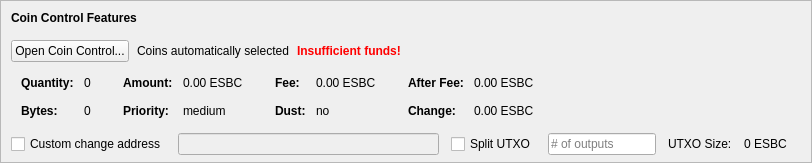
    <widget class="QFrame" name="frameCoinControl">
     <property name="sizePolicy">
      <sizepolicy hsizetype="Expanding" vsizetype="Expanding">
       <horstretch>0</horstretch>
       <verstretch>0</verstretch>
      </sizepolicy>
     </property>
     <property name="maximumSize">
      <size>
       <width>16777215</width>
       <height>16777215</height>
      </size>
     </property>
     <property name="frameShape">
      <enum>QFrame::StyledPanel</enum>
     </property>
     <property name="frameShadow">
      <enum>QFrame::Sunken</enum>
     </property>
     <layout class="QVBoxLayout" name="verticalLayoutCoinControl2">
      <property name="spacing">
       <number>0</number>
      </property>
      <property name="leftMargin">
       <number>0</number>
      </property>
      <property name="topMargin">
       <number>0</number>
      </property>
      <property name="rightMargin">
       <number>0</number>
      </property>
      <property name="bottomMargin">
       <number>6</number>
      </property>
      <item>
       <layout class="QVBoxLayout" name="verticalLayoutCoinControl" stretch="0,0,0,0,1">
        <property name="spacing">
         <number>0</number>
        </property>
        <property name="leftMargin">
         <number>10</number>
        </property>
        <property name="topMargin">
         <number>10</number>
        </property>
        <item>
         <layout class="QHBoxLayout" name="horizontalLayoutCoinControl1">
          <property name="bottomMargin">
           <number>15</number>
          </property>
          <item>
           <widget class="QLabel" name="labelCoinControlFeatures">
            <property name="sizePolicy">
             <sizepolicy hsizetype="Preferred" vsizetype="Maximum">
              <horstretch>0</horstretch>
              <verstretch>0</verstretch>
             </sizepolicy>
            </property>
            <property name="font">
             <font>
              <weight>75</weight>
              <bold>true</bold>
             </font>
            </property>
            <property name="styleSheet">
             <string notr="true">font-weight:bold;</string>
            </property>
            <property name="text">
             <string>Coin Control Features</string>
            </property>
           </widget>
          </item>
         </layout>
        </item>
        <item>
         <layout class="QHBoxLayout" name="horizontalLayoutCoinControl2" stretch="0,0,0,0">
          <property name="spacing">
           <number>8</number>
          </property>
          <property name="bottomMargin">
           <number>10</number>
          </property>
          <item>
           <widget class="QPushButton" name="pushButtonCoinControl">
            <property name="styleSheet">
             <string notr="true"/>
            </property>
            <property name="text">
             <string>Open Coin Control...</string>
            </property>
            <property name="autoDefault">
             <bool>false</bool>
            </property>
           </widget>
          </item>
          <item>
           <widget class="QLabel" name="labelCoinControlAutomaticallySelected">
            <property name="text">
             <string>Coins automatically selected</string>
            </property>
            <property name="margin">
             <number>5</number>
            </property>
           </widget>
          </item>
          <item>
           <widget class="QLabel" name="labelCoinControlInsuffFunds">
            <property name="font">
             <font>
              <weight>75</weight>
              <bold>true</bold>
             </font>
            </property>
            <property name="styleSheet">
             <string notr="true">color:red;font-weight:bold;</string>
            </property>
            <property name="text">
             <string>Insufficient funds!</string>
            </property>
            <property name="margin">
             <number>5</number>
            </property>
           </widget>
          </item>
          <item>
           <spacer name="horizontalSpacerCoinControl">
            <property name="orientation">
             <enum>Qt::Horizontal</enum>
            </property>
            <property name="sizeHint" stdset="0">
             <size>
              <width>40</width>
              <height>1</height>
             </size>
            </property>
           </spacer>
          </item>
         </layout>
        </item>
        <item>
         <widget class="QWidget" name="widgetCoinControl" native="true">
          <property name="sizePolicy">
           <sizepolicy hsizetype="Preferred" vsizetype="Preferred">
            <horstretch>0</horstretch>
            <verstretch>0</verstretch>
           </sizepolicy>
          </property>
          <property name="minimumSize">
           <size>
            <width>0</width>
            <height>0</height>
           </size>
          </property>
          <property name="styleSheet">
           <string notr="true"/>
          </property>
          <layout class="QHBoxLayout" name="horizontalLayoutCoinControl5">
           <property name="leftMargin">
            <number>0</number>
           </property>
           <property name="topMargin">
            <number>0</number>
           </property>
           <property name="rightMargin">
            <number>0</number>
           </property>
           <property name="bottomMargin">
            <number>0</number>
           </property>
           <item>
            <layout class="QHBoxLayout" name="horizontalLayoutCoinControl3" stretch="0,0,0,1">
             <property name="spacing">
              <number>20</number>
             </property>
             <property name="topMargin">
              <number>0</number>
             </property>
             <property name="bottomMargin">
              <number>10</number>
             </property>
             <item>
              <layout class="QFormLayout" name="formLayoutCoinControl1">
               <property name="horizontalSpacing">
                <number>10</number>
               </property>
               <property name="verticalSpacing">
                <number>14</number>
               </property>
               <property name="leftMargin">
                <number>10</number>
               </property>
               <property name="topMargin">
                <number>4</number>
               </property>
               <property name="rightMargin">
                <number>6</number>
               </property>
               <item row="0" column="0">
                <widget class="QLabel" name="labelCoinControlQuantityText">
                 <property name="font">
                  <font>
                   <weight>75</weight>
                   <bold>true</bold>
                  </font>
                 </property>
                 <property name="text">
                  <string>Quantity:</string>
                 </property>
                 <property name="margin">
                  <number>0</number>
                 </property>
                </widget>
               </item>
               <item row="0" column="1">
                <widget class="QLabel" name="labelCoinControlQuantity">
                 <property name="cursor">
                  <cursorShape>IBeamCursor</cursorShape>
                 </property>
                 <property name="contextMenuPolicy">
                  <enum>Qt::ActionsContextMenu</enum>
                 </property>
                 <property name="text">
                  <string notr="true">0</string>
                 </property>
                 <property name="margin">
                  <number>0</number>
                 </property>
                 <property name="textInteractionFlags">
                  <set>Qt::LinksAccessibleByMouse|Qt::TextSelectableByKeyboard|Qt::TextSelectableByMouse</set>
                 </property>
                </widget>
               </item>
               <item row="1" column="0">
                <widget class="QLabel" name="labelCoinControlBytesText">
                 <property name="font">
                  <font>
                   <weight>75</weight>
                   <bold>true</bold>
                  </font>
                 </property>
                 <property name="text">
                  <string>Bytes:</string>
                 </property>
                </widget>
               </item>
               <item row="1" column="1">
                <widget class="QLabel" name="labelCoinControlBytes">
                 <property name="cursor">
                  <cursorShape>IBeamCursor</cursorShape>
                 </property>
                 <property name="contextMenuPolicy">
                  <enum>Qt::ActionsContextMenu</enum>
                 </property>
                 <property name="text">
                  <string notr="true">0</string>
                 </property>
                 <property name="textInteractionFlags">
                  <set>Qt::LinksAccessibleByMouse|Qt::TextSelectableByKeyboard|Qt::TextSelectableByMouse</set>
                 </property>
                </widget>
               </item>
              </layout>
             </item>
             <item>
              <layout class="QFormLayout" name="formLayoutCoinControl2">
               <property name="horizontalSpacing">
                <number>10</number>
               </property>
               <property name="verticalSpacing">
                <number>14</number>
               </property>
               <property name="leftMargin">
                <number>6</number>
               </property>
               <property name="topMargin">
                <number>4</number>
               </property>
               <property name="rightMargin">
                <number>6</number>
               </property>
               <item row="0" column="0">
                <widget class="QLabel" name="labelCoinControlAmountText">
                 <property name="font">
                  <font>
                   <weight>75</weight>
                   <bold>true</bold>
                  </font>
                 </property>
                 <property name="text">
                  <string>Amount:</string>
                 </property>
                 <property name="margin">
                  <number>0</number>
                 </property>
                </widget>
               </item>
               <item row="0" column="1">
                <widget class="QLabel" name="labelCoinControlAmount">
                 <property name="cursor">
                  <cursorShape>IBeamCursor</cursorShape>
                 </property>
                 <property name="contextMenuPolicy">
                  <enum>Qt::ActionsContextMenu</enum>
                 </property>
                 <property name="text">
                  <string notr="true">0.00 ESBC</string>
                 </property>
                 <property name="textInteractionFlags">
                  <set>Qt::LinksAccessibleByMouse|Qt::TextSelectableByKeyboard|Qt::TextSelectableByMouse</set>
                 </property>
                </widget>
               </item>
               <item row="1" column="0">
                <widget class="QLabel" name="labelCoinControlPriorityText">
                 <property name="font">
                  <font>
                   <weight>75</weight>
                   <bold>true</bold>
                  </font>
                 </property>
                 <property name="text">
                  <string>Priority:</string>
                 </property>
                </widget>
               </item>
               <item row="1" column="1">
                <widget class="QLabel" name="labelCoinControlPriority">
                 <property name="cursor">
                  <cursorShape>IBeamCursor</cursorShape>
                 </property>
                 <property name="contextMenuPolicy">
                  <enum>Qt::ActionsContextMenu</enum>
                 </property>
                 <property name="text">
                  <string>medium</string>
                 </property>
                 <property name="textInteractionFlags">
                  <set>Qt::LinksAccessibleByMouse|Qt::TextSelectableByKeyboard|Qt::TextSelectableByMouse</set>
                 </property>
                </widget>
               </item>
              </layout>
             </item>
             <item>
              <layout class="QFormLayout" name="formLayoutCoinControl3">
               <property name="horizontalSpacing">
                <number>10</number>
               </property>
               <property name="verticalSpacing">
                <number>14</number>
               </property>
               <property name="leftMargin">
                <number>6</number>
               </property>
               <property name="topMargin">
                <number>4</number>
               </property>
               <property name="rightMargin">
                <number>6</number>
               </property>
               <item row="0" column="0">
                <widget class="QLabel" name="labelCoinControlFeeText">
                 <property name="font">
                  <font>
                   <weight>75</weight>
                   <bold>true</bold>
                  </font>
                 </property>
                 <property name="text">
                  <string>Fee:</string>
                 </property>
                 <property name="margin">
                  <number>0</number>
                 </property>
                </widget>
               </item>
               <item row="0" column="1">
                <widget class="QLabel" name="labelCoinControlFee">
                 <property name="cursor">
                  <cursorShape>IBeamCursor</cursorShape>
                 </property>
                 <property name="contextMenuPolicy">
                  <enum>Qt::ActionsContextMenu</enum>
                 </property>
                 <property name="text">
                  <string notr="true">0.00 ESBC</string>
                 </property>
                 <property name="textInteractionFlags">
                  <set>Qt::LinksAccessibleByMouse|Qt::TextSelectableByKeyboard|Qt::TextSelectableByMouse</set>
                 </property>
                </widget>
               </item>
               <item row="1" column="0">
                <widget class="QLabel" name="labelCoinControlLowOutputText">
                 <property name="font">
                  <font>
                   <weight>75</weight>
                   <bold>true</bold>
                  </font>
                 </property>
                 <property name="text">
                  <string>Dust:</string>
                 </property>
                </widget>
               </item>
               <item row="1" column="1">
                <widget class="QLabel" name="labelCoinControlLowOutput">
                 <property name="cursor">
                  <cursorShape>IBeamCursor</cursorShape>
                 </property>
                 <property name="contextMenuPolicy">
                  <enum>Qt::ActionsContextMenu</enum>
                 </property>
                 <property name="text">
                  <string>no</string>
                 </property>
                 <property name="textInteractionFlags">
                  <set>Qt::LinksAccessibleByMouse|Qt::TextSelectableByKeyboard|Qt::TextSelectableByMouse</set>
                 </property>
                </widget>
               </item>
              </layout>
             </item>
             <item>
              <layout class="QFormLayout" name="formLayoutCoinControl4">
               <property name="horizontalSpacing">
                <number>10</number>
               </property>
               <property name="verticalSpacing">
                <number>14</number>
               </property>
               <property name="leftMargin">
                <number>6</number>
               </property>
               <property name="topMargin">
                <number>4</number>
               </property>
               <property name="rightMargin">
                <number>6</number>
               </property>
               <item row="0" column="0">
                <widget class="QLabel" name="labelCoinControlAfterFeeText">
                 <property name="font">
                  <font>
                   <weight>75</weight>
                   <bold>true</bold>
                  </font>
                 </property>
                 <property name="text">
                  <string>After Fee:</string>
                 </property>
                 <property name="margin">
                  <number>0</number>
                 </property>
                </widget>
               </item>
               <item row="0" column="1">
                <widget class="QLabel" name="labelCoinControlAfterFee">
                 <property name="cursor">
                  <cursorShape>IBeamCursor</cursorShape>
                 </property>
                 <property name="contextMenuPolicy">
                  <enum>Qt::ActionsContextMenu</enum>
                 </property>
                 <property name="text">
                  <string notr="true">0.00 ESBC</string>
                 </property>
                 <property name="textInteractionFlags">
                  <set>Qt::LinksAccessibleByMouse|Qt::TextSelectableByKeyboard|Qt::TextSelectableByMouse</set>
                 </property>
                </widget>
               </item>
               <item row="1" column="0">
                <widget class="QLabel" name="labelCoinControlChangeText">
                 <property name="font">
                  <font>
                   <weight>75</weight>
                   <bold>true</bold>
                  </font>
                 </property>
                 <property name="text">
                  <string>Change:</string>
                 </property>
                </widget>
               </item>
               <item row="1" column="1">
                <widget class="QLabel" name="labelCoinControlChange">
                 <property name="cursor">
                  <cursorShape>IBeamCursor</cursorShape>
                 </property>
                 <property name="contextMenuPolicy">
                  <enum>Qt::ActionsContextMenu</enum>
                 </property>
                 <property name="text">
                  <string notr="true">0.00 ESBC</string>
                 </property>
                 <property name="textInteractionFlags">
                  <set>Qt::LinksAccessibleByMouse|Qt::TextSelectableByKeyboard|Qt::TextSelectableByMouse</set>
                 </property>
                </widget>
               </item>
              </layout>
             </item>
            </layout>
           </item>
          </layout>
         </widget>
        </item>
        <item>
         <layout class="QHBoxLayout" name="horizontalLayoutCoinControl4" stretch="0,0,0,0,0,0,0">
          <property name="spacing">
           <number>12</number>
          </property>
          <property name="sizeConstraint">
           <enum>QLayout::SetDefaultConstraint</enum>
          </property>
          <property name="topMargin">
           <number>5</number>
          </property>
          <property name="rightMargin">
           <number>5</number>
          </property>
          <item>
           <widget class="QCheckBox" name="checkBoxCoinControlChange">
            <property name="toolTip">
             <string>If this is activated, but the change address is empty or invalid, change will be sent to a newly generated address.</string>
            </property>
            <property name="text">
             <string>Custom change address</string>
            </property>
           </widget>
          </item>
          <item>
           <widget class="QValidatedLineEdit" name="lineEditCoinControlChange">
            <property name="enabled">
             <bool>false</bool>
            </property>
            <property name="sizePolicy">
             <sizepolicy hsizetype="Expanding" vsizetype="Fixed">
              <horstretch>0</horstretch>
              <verstretch>0</verstretch>
             </sizepolicy>
            </property>
           </widget>
          </item>
          <item>
           <widget class="QCheckBox" name="splitBlockCheckBox">
            <property name="text">
             <string>Split UTXO</string>
            </property>
           </widget>
          </item>
          <item>
           <widget class="QLineEdit" name="splitBlockLineEdit">
            <property name="sizePolicy">
             <sizepolicy hsizetype="Fixed" vsizetype="Fixed">
              <horstretch>50</horstretch>
              <verstretch>0</verstretch>
             </sizepolicy>
            </property>
            <property name="placeholderText">
             <string># of outputs</string>
            </property>
           </widget>
          </item>
          <item>
           <widget class="QLabel" name="labelBlockSizeText">
            <property name="text">
             <string>UTXO Size:</string>
            </property>
           </widget>
          </item>
          <item>
           <widget class="QLabel" name="labelBlockSize">
            <property name="text">
             <string>0 ESBC</string>
            </property>
           </widget>
          </item>
          <item>
           <widget class="QLabel" name="labelCoinControlChangeLabel">
            <property name="sizePolicy">
             <sizepolicy hsizetype="Preferred" vsizetype="Expanding">
              <horstretch>0</horstretch>
              <verstretch>0</verstretch>
             </sizepolicy>
            </property>
            <property name="minimumSize">
             <size>
              <width>0</width>
              <height>0</height>
             </size>
            </property>
            <property name="text">
             <string/>
            </property>
            <property name="margin">
             <number>3</number>
            </property>
           </widget>
          </item>
         </layout>
        </item>
        <item>
         <spacer name="verticalSpacerCoinControl">
          <property name="orientation">
           <enum>Qt::Vertical</enum>
          </property>
          <property name="sizeHint" stdset="0">
           <size>
            <width>800</width>
            <height>1</height>
           </size>
          </property>
         </spacer>
        </item>
       </layout>
      </item>
     </layout>
    </widget>
